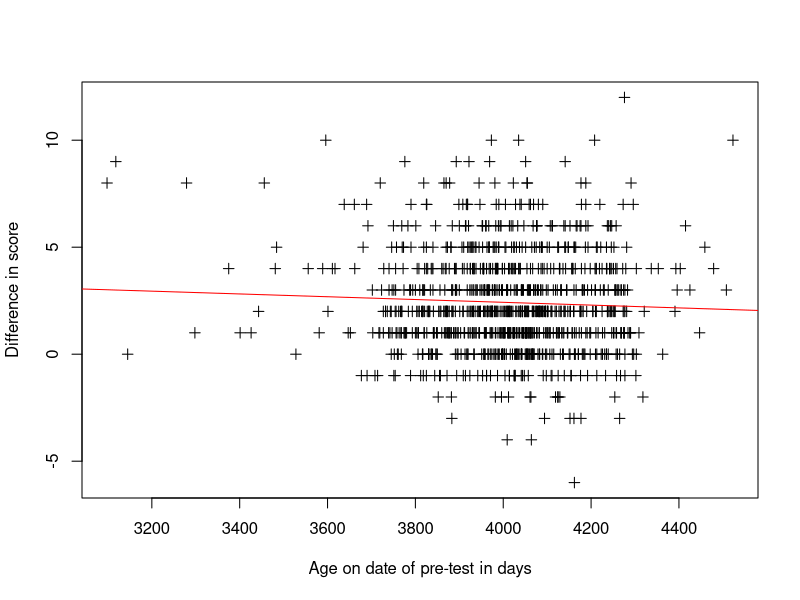
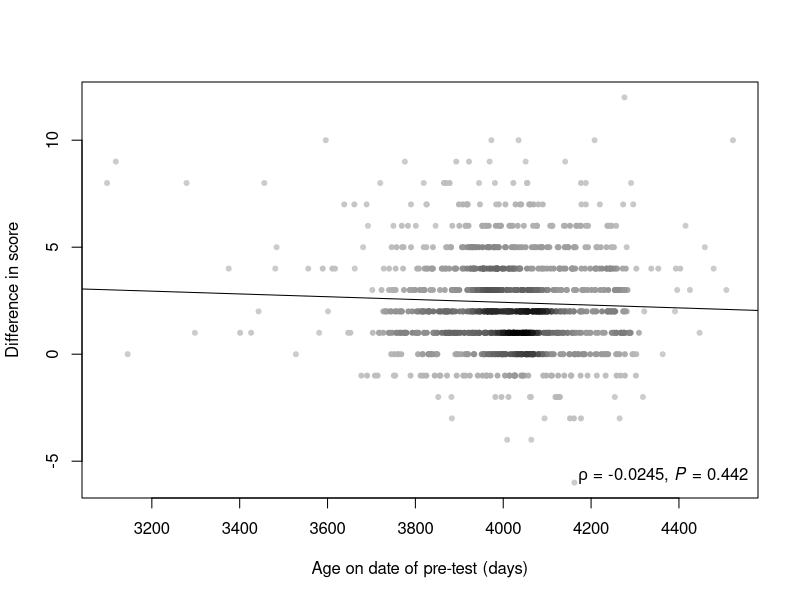

Write the R code that produced these figures, in order.
# spearman for age v Diff pre/post A

setwd("~/Documents/Spreadsheets and data/Thesis/Whole project data summaries/")
summarydatanonas<-read.csv("Student_summarynonasT1.csv",header=TRUE, stringsAsFactors = FALSE)
View(summarydatanonas)

summarydatanonas$DiffprepostA = as.numeric(summarydatanonas$DiffprepostA)
summarydatanonas$Difference_in_days = as.numeric(summarydatanonas$Difference_in_days)

set1<-(summarydatanonas$DiffprepostA)
set2<-(summarydatanonas$Difference_in_days)
cor.test (set2,set1,method="spearman")

# normal scatterplot with abline
pdf("../Rgraphs/Age and delta normal plot .pdf")
plot(set2,set1,pch=3,xlab="Age on date of pre-test in days", ylab="Difference in score")
abline(lm(set1~set2), col="red") 
dev.off()

# plot by density
pdf("../Rgraphs/Age and delta (fig2.1) .pdf")

# plot_colorByDensity(set2,set1,"what ever x lab","what ever y lab is ")

plot_colorByDensity = function(x1,x2,xlab,ylab,
                               ylim=c(min(x2),max(x2)),
                               xlim=c(min(x1),max(x1))) {
  df <- data.frame(x1,x2)
  x <- densCols(x1,x2, colramp=colorRampPalette(c("black", "white")))
  df$dens <- col2rgb(x)[1,] + 1L
  
  #### colours go from light to dark darker = more dense
  cols <-  colorRampPalette(c("#CCCCCC", "#A3A3A3", "#7A7A7A","#515151", "#282828", "#000000"))(256)
  df$col <- cols[df$dens]
  plot(x2~x1, data=df[order(df$dens),],pch=20,col=col, cex=1,xlab=xlab,ylab=ylab)
}

pdf("../Rgraphs/Prepost correlation (fig3) .pdf")
plot_colorByDensity(set2,set1,"Age on date of pre-test (days)", "Difference in score")
abline(lm(set1~set2))
cor <- cor.test(set1,set2,method="spearman")
rho1 <- paste(signif(cor$estimate, digits = 3))
Pval <- paste(signif(cor$p.value, digits =3))
txt <- bquote(paste(italic(rho), " = ", .(rho1), ", ", italic(P), " = ", .(Pval)))
mtext(txt,side=1,adj=0.98,line=-1.5)
dev.off()


